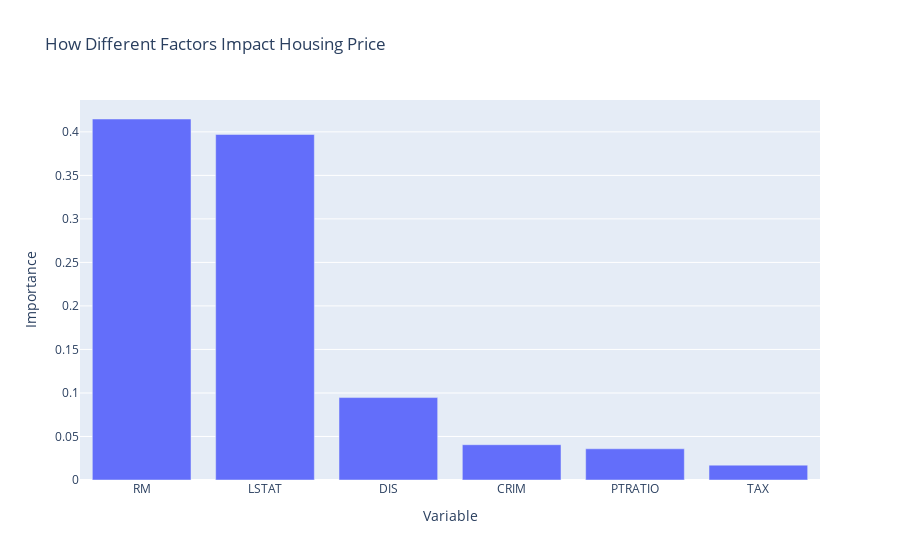

The code cell stored with this chart in its notebook:
### Code cell
px.bar(features, x='Variable', y='Importance', title='How Different Factors Impact Housing Price')

### Figure 1 — Plotly figure (JSON) as saved in the notebook; plotly's stock layout.template omitted (floating-point values rounded to 4 significant figures)
{"data": [{"alignmentgroup": "True", "hovertemplate": "Variable=%{x}<br>Importance=%{y}<extra></extra>", "legendgroup": "", "marker": {"color": "#636efa"}, "name": "", "offsetgroup": "", "orientation": "v", "showlegend": false, "textposition": "auto", "type": "bar", "x": ["RM", "LSTAT", "DIS", "CRIM", "PTRATIO", "TAX"], "xaxis": "x", "y": [0.4148, 0.397, 0.09471, 0.04055, 0.03586, 0.01708], "yaxis": "y"}], "layout": {"barmode": "relative", "legend": {"tracegroupgap": 0}, "title": {"text": "How Different Factors Impact Housing Price"}, "xaxis": {"anchor": "y", "domain": [0, 1], "title": {"text": "Variable"}}, "yaxis": {"anchor": "x", "domain": [0, 1], "title": {"text": "Importance"}}}}
